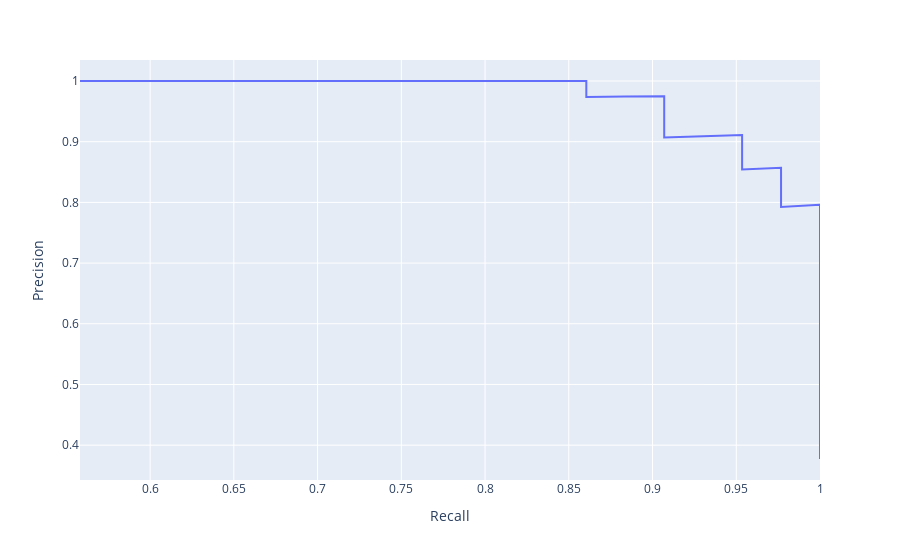

Notebook code cell kept with this figure:
### Code cell
px.line(x='Recall', y='Precision', data_frame= pr_re)

### Figure 1 — Plotly figure (JSON) as saved in the notebook; plotly's stock layout.template omitted (floating-point values rounded to 4 significant figures)
{"data": [{"hovertemplate": "Recall=%{x}<br>Precision=%{y}<extra></extra>", "legendgroup": "", "line": {"color": "#636efa", "dash": "solid"}, "marker": {"symbol": "circle"}, "mode": "lines", "name": "", "orientation": "v", "showlegend": false, "type": "scatter", "x": [1, 1, 1, 1, 1, 1, 1, 1, 1, 0.9767, 0.9767, 0.9767, 0.9767, 0.9767, 0.9535, 0.9535, 0.9535, 0.9535, 0.9302, 0.907, 0.907, 0.907, 0.8837, 0.8605, 0.8605, 0.8372, 0.7907, 0.7674, 0.7209, 0.6744, 0.6047, 0.5581], "xaxis": "x", "y": [0.3772, 0.4674, 0.5733, 0.6324, 0.6825, 0.7167, 0.7288, 0.7679, 0.7963, 0.7925, 0.8077, 0.8235, 0.84, 0.8571, 0.8542, 0.8723, 0.8913, 0.9111, 0.9091, 0.907, 0.9512, 0.975, 0.9744, 0.9737, 1, 1, 1, 1, 1, 1, 1, 1], "yaxis": "y"}], "layout": {"legend": {"tracegroupgap": 0}, "margin": {"t": 60}, "xaxis": {"anchor": "y", "domain": [0, 1], "title": {"text": "Recall"}}, "yaxis": {"anchor": "x", "domain": [0, 1], "title": {"text": "Precision"}}}}
